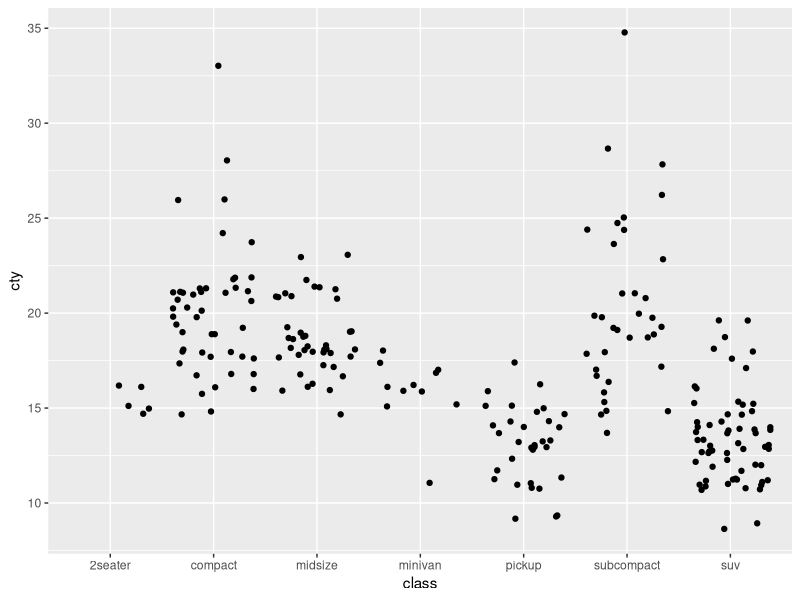

The R source for this figure:
## ---- chunk 1
knitr::opts_chunk$set(echo = TRUE)
library(tidyverse)
## ---- chunk 2
ggplot(data = mpg, aes(x = class, y = cty)) +
  geom_jitter()
